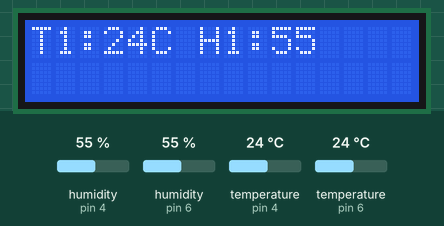
A sketch run on a simulated Arduino Mega 2560, built with avr-gcc and run on an emulated ATmega2560. Parts: 16×2 character LCD. Inputs (shaded band) come from the test bench; at power-on: humidity (sensors on pin 4, pin 6) 55 %, temperature (sensors on pin 4, pin 6) 24 °C.

Above: at 5.6 s.
5.7 s: humidity (sensor on pin 4) set to 22 %
At 11.9 s:
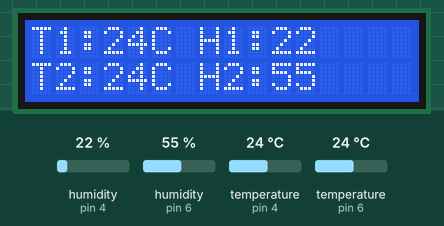
17.5 s: humidity (sensor on pin 6) set to 22 %
At 21.9 s:
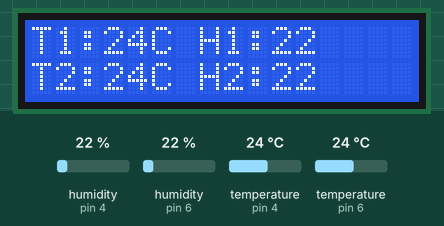
26.5 s: temperature (sensor on pin 4) set to 12 °C
At 31.9 s:
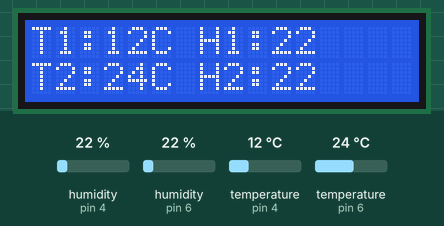
33.9 s: temperature (sensor on pin 6) set to 12 °C
At 37.0 s:
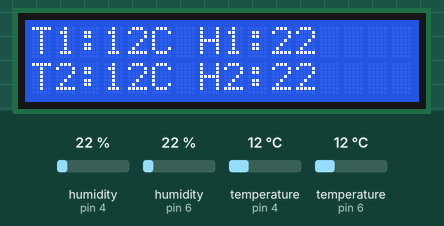
41.3 s: humidity (sensor on pin 4) set to 40 %
At 47.0 s:
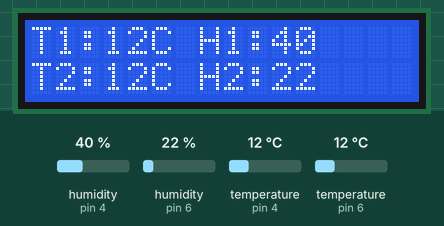
48.7 s: humidity (sensor on pin 6) set to 40 %
At 52.0 s:
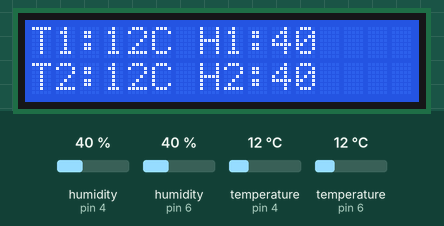
Timing chart, 0 to 53.5 s (numbered marks = the images above; inputs shaded):
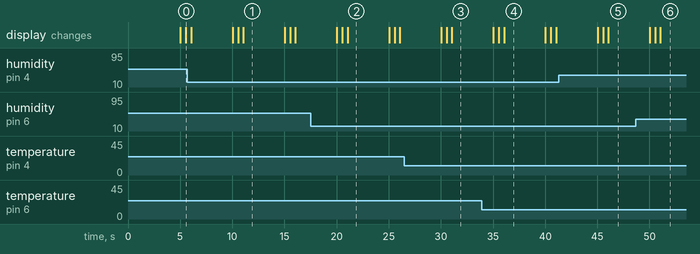

Measured:
- what the display in image 1 shows lasts 3.9 s, from 11.1 s to 15.0 s

The sketch:

LCD_DHT11.ino
```cpp
//This script tests updating the LCD screen based on interrupts
//instead of the delay function

// LCD stuff
#include <LiquidCrystal.h>

// initialize the library with the numbers of the interface pins
//Goes RS, E, D4,D5,D6,D7
LiquidCrystal lcd(45, 35, 38, 39, 40, 41);

//Sensor stuff
#include <DHT11.h>

DHT11 dht1(4);
DHT11 dht2(6);

int temperature1 = 0;
int humidity1 = 0;

int temperature2 = 0;
int humidity2 = 0;

int result1 = 0;
int result2 = 0;

//Timer stuff
#include <SimpleTimer.h>
SimpleTimer lcdTimer(5000);

void setup()
{
  Serial.begin(115200);
  // set up the LCD's number of columns and rows (c,r), only do this once on setup
  lcd.begin(16, 2);
  //row 0 = first
  lcd.setCursor(0, 0);
  // Print a message to the LCD.
  lcd.print("Dual Reading");
  //Move to second row for data
}

void loop() {
  if (lcdTimer.isReady()) {            // Check is ready a first timer
    //Serial.println("5 seconds have passed");
    lcdTimer.reset();

    lcd.clear();

    //Sensor 1
    //Read temp and humidity
    int result1 = dht1.readTemperatureHumidity(temperature1, humidity1);

    lcd.setCursor(0, 0);

    if (result1 == 0) {
      lcd.print("T1:");
      lcd.print(temperature1);
      lcd.print("C H1:");
      lcd.print(humidity1);
    } else {
      // Print error message based on the error code.
      lcd.print(DHT11::getErrorString(result1));
    }

    //Sensor 2

    //Read temp and humidity
    int result2 = dht2.readTemperatureHumidity(temperature2, humidity2);

    lcd.setCursor(0, 1);

    if (result2 == 0) {
      lcd.print("T2:");
      lcd.print(temperature2);
      lcd.print("C H2:");
      lcd.print(humidity2);
    } else {
      // Print error message based on the error code.
      lcd.print(DHT11::getErrorString(result2));
    }
  }
}
```
